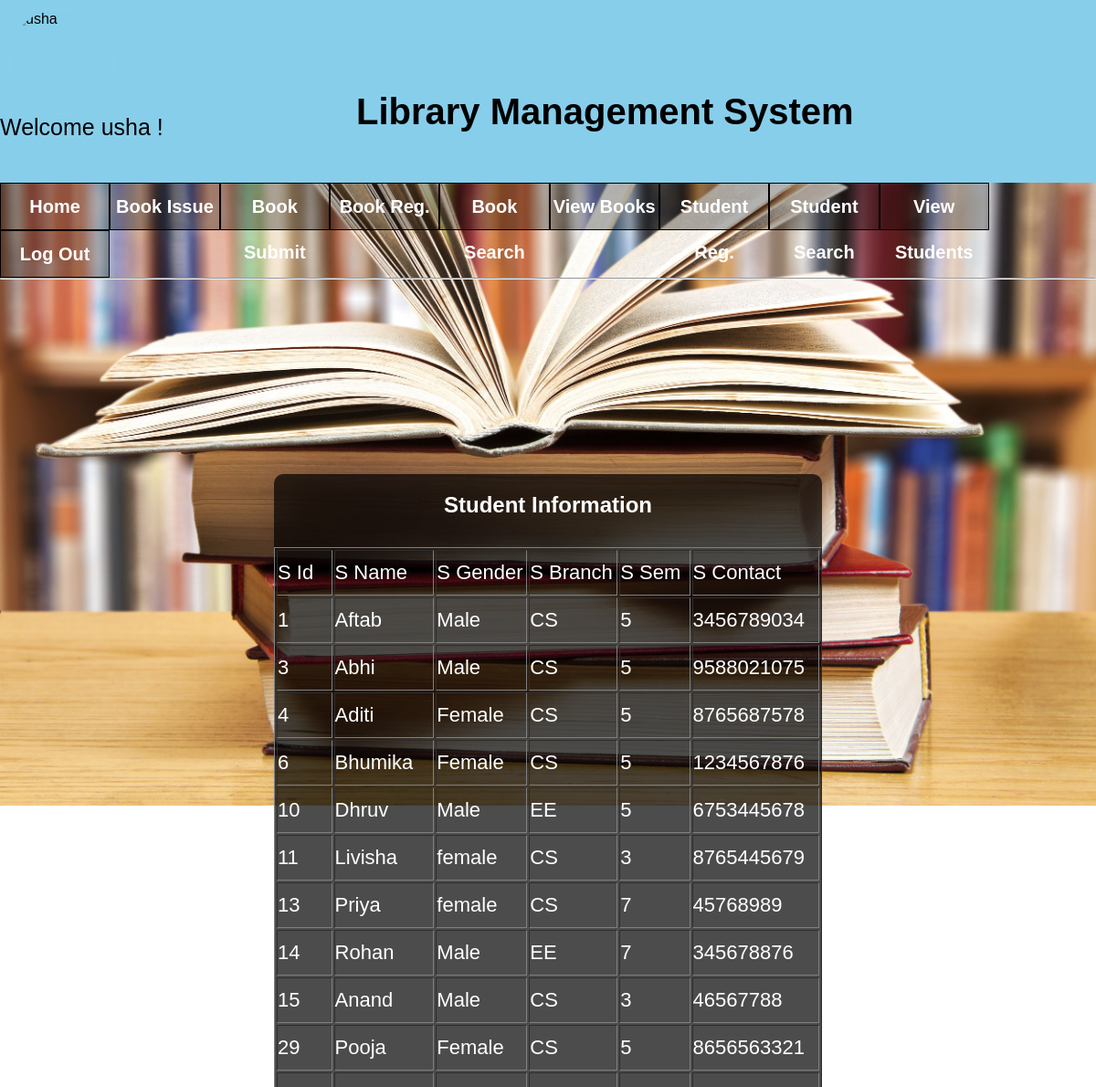
The app's page /sdisp.php (signed in) with its own data.
### tables this page shows
CREATE TABLE `std` (
  `sid` int(11) NOT NULL,
  `sname` varchar(20) NOT NULL,
  `sgender` varchar(10) NOT NULL,
  `sbranch` varchar(20) NOT NULL,
  `ssem` int(11) NOT NULL,
  `scontact` bigint(11) NOT NULL
);

### sdisp.php (the view, shortened to what this page needs)
<?php
include "header.php";
include "connect.php";
echo "<link href= 'css/sstyle.css' rel='stylesheet' type='text/css'>";
	$q1="select * from std";
$rs1 = mysqli_query($conn,$q1);
echo "<div class='box'>";
echo "<center>";
echo "<h2>Student Information</h2>";
echo "<table border=1 cellpadding=10>";
echo "<tr class='l'><td>S Id
          <td>S Name
		  <td>S Gender
		  <td>S Branch
		  <td>S Sem
		  <td>S Contact
		  </tr>";
while($r1=mysqli_fetch_array($rs1))
{
	echo "<tr class='l'>";
	echo "<td>".$r1[0];
	echo "<td>".$r1[1];
	echo "<td>".$r1[2];
	echo "<td>".$r1[3];
	echo "<td>".$r1[4];
	echo "<td>".$r1[5];
	echo "</tr>";
}
echo "</table>";
echo "</center>";
echo "</div>";
?>

### css/headerstyle.css (style rules this page uses)
* { margin:0px; padding:0px; font-family:sans-serif; }

### css/sstyle.css (style rules this page uses)
body { background-image:url('../cimg/img16.jpg'); background-repeat:no-repeat; height:100%; margin:0px; padding:0px; background-size:cover; background-position:center; }
.box { position:absolute; top:70%; left:50%; transform:translate(-50%,-50%); background:rgba(0,0,0,0.7); border-radius:10px; }
.box table tr { height:50px; }
.box h2 { color:white; height:60px; text-align:center; margin-top:20px; }
.l { color:white; font-size:22px; }

### sdisp.php (style rules this page uses)
.box { margin-top:40px; }
.box table td { width:200px; }

### records on screen
std: sid "1", sname "Aftab", sgender "Male", sbranch "CS", ssem "5", scontact "3456789034"
std: sid "3", sname "Abhi", sgender "Male", sbranch "CS", ssem "5", scontact "9588021075"
std: sid "4", sname "Aditi", sgender "Female", sbranch "CS", ssem "5", scontact "8765687578"
std: sid "6", sname "Bhumika", sgender "Female", sbranch "CS", ssem "5", scontact "1234567876"
std: sid "10", sname "Dhruv", sgender "Male", sbranch "EE", ssem "5", scontact "6753445678"
std: sid "11", sname "Livisha", sgender "female", sbranch "CS", ssem "3", scontact "8765445679"
std: sid "13", sname "Priya", sgender "female", sbranch "CS", ssem "7", scontact "45768989"
std: sid "14", sname "Rohan", sgender "Male", sbranch "EE", ssem "7", scontact "345678876"
std: sid "15", sname "Anand", sgender "Male", sbranch "CS", ssem "3", scontact "46567788"
std: sid "29", sname "Pooja", sgender "Female", sbranch "CS", ssem "5", scontact "8656563321"

### other values on screen
$name "usha"
